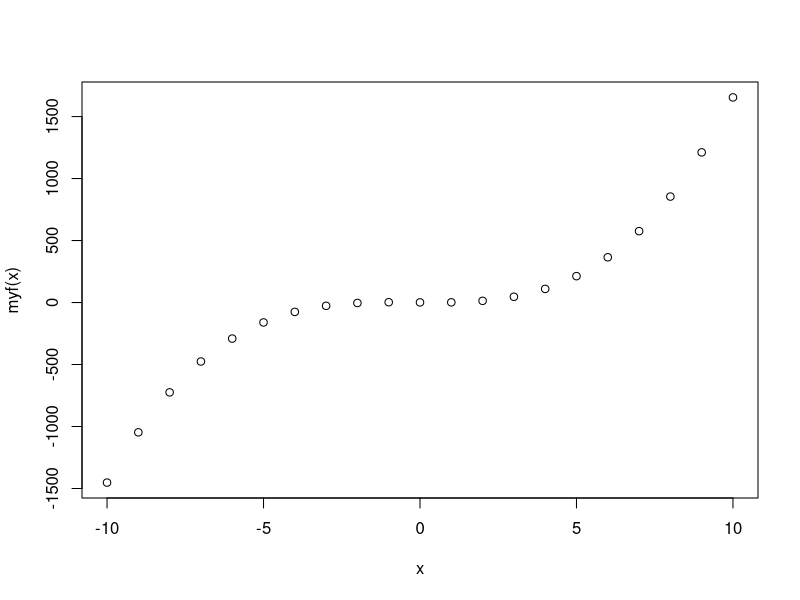
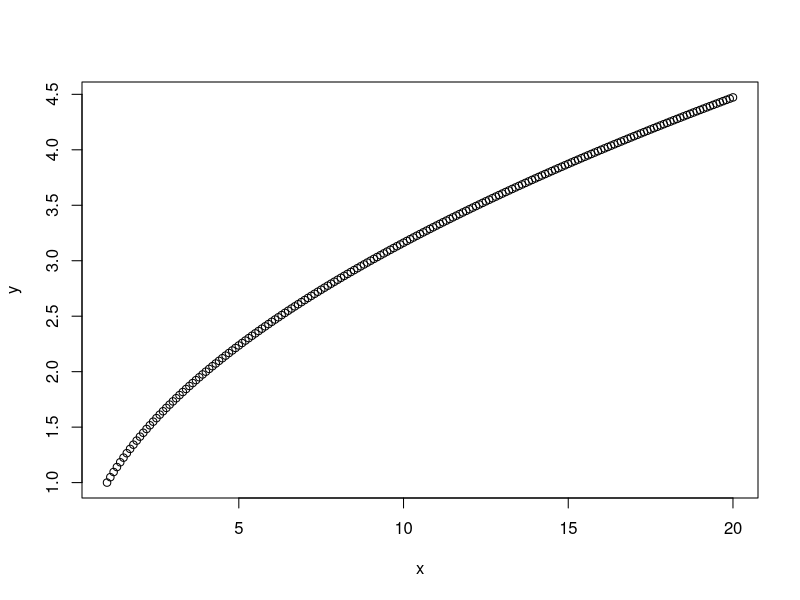
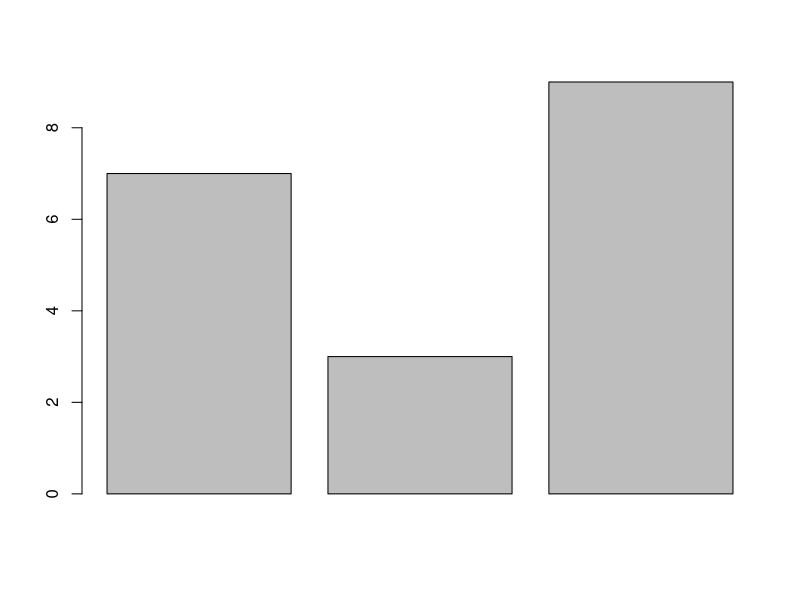
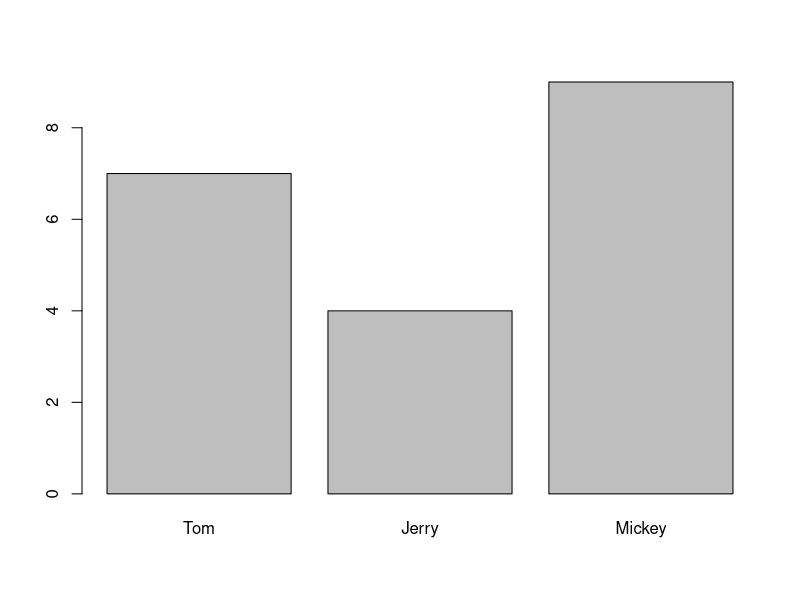

The R source for these figures, in order: (Note: this script raises an error after producing the figures.)
## ---- chunk 1
1 + 1
## ---- chunk 2
"Go Jacks"
## ---- chunk 3
3 < 4
## ---- chunk 4
2 + 2 == 5
## ---- chunk 5
T == TRUE
## ---- chunk 6
x = 42
## ---- chunk 7
x <- 42
## ---- chunk 8
x / 2
log(x)
x^2
sqrt(x)
x > 1
## ---- chunk 9
x <- "Go Jacks!"
## ---- chunk 10
x
## ---- chunk 11
x <- TRUE
## ---- chunk 12
sum(1, 3, 5)
## ---- chunk 13
rep("Yo ho!", times = 3)
## ---- chunk 14
x <- 5
1.57345 * x ^ 3 + x ^ 2 - 2 * x + 1
## ---- chunk 15
myf <- function(x) {
       y = 1.57345 * x ^ 3 + x ^ 2 - 2 * x + 1
       return(y)
}
## ---- chunk 16
myf(5)  # or myf(x = 5)
## ---- chunk 17
x <- - 10 : 10  # x now is a vector  with 21 numbers -10, -9, … 10
myf(x) 
plot(x, myf(x))  # see plot on the right.
## ---- chunk 18
#counts the number of even intergers in vec
evencount <- function(vec) {
  k <- 0 # assign o to i      #assign 0 to a count varialbe k
  for (i in vec) {            #set i to vec[1],vec[2],...
    if (i %% 2 == 0) k <- k + 1 # test if i is an even or odd number. %% is the modulo operator
  }
  return(k)                   #print the computed value of k
}
## ---- chunk 19
x=c(2, 5, 7, 8, 14, 12, 8, 3) #a vector
evencount(x)           #Call the function evencount(). 
## ---- chunk 20
myfun.globle <- function (x){
  y <- 1
  return(x - 2 * y)
}
myfun.globle(8)    # set x=8, and do the calculation: 8-2*y = 8-2*(1)=6
## ---- chunk 21
myfun.globle2 <- function (x, y = 1){ #y is set as 1 within the function by default.
  return(x - 2 * y)
 }
myfun.globle2(8)    #8-2*y = 8-2*(1)=6
## ---- chunk 22
fun1 <- function(x){
  k <- 0
  for (n in x) { 
    if (n < 0) k <- k + 1
  } 
  return(k/length(x))
}
x = rnorm(50)
y = rnorm(5000)
fun1(x)
fun1(y)
## ---- chunk 23
? sum 
## ---- chunk 24
example(min)
## ---- chunk 25
min(5:1, pi)  # -> one number
## ---- chunk 26
example(boxplot)  # bring example of boxplot
## ---- chunk 27
max(1, 3, 5)  # return the maximum value of a vector
## ---- chunk 28
x <- c(5, 2, 22, 11, 5)
x
## ---- chunk 29
c(1, TRUE, "three")
## ---- chunk 30
5:9
## ---- chunk 31
seq(from = 5, to = 9)
## ---- chunk 32
seq(from = 5, to = 9, by = .5)
## ---- chunk 33
seq(from = 5, to = 9, length = 15)
## ---- chunk 34
x[4]
x[2:4]
## ---- chunk 35
y <- x[2:4]
## ---- chunk 36
y <- x[2:4]; y
## ---- chunk 37
length(x)
## ---- chunk 38
max(x)
min(x)
sum(x)
mean(x)
median(x)
summary(x)
sd(x)
## ---- chunk 39
rank(x)
sort(x)
sort(x, decreasing = T)
## ---- chunk 40
diff(x)
## ---- chunk 41
rev(x)
## ---- chunk 42
log(x)
sqrt(x)
x^2
2*x + 1
## ---- chunk 43
y <- x[-2]
y
## ---- chunk 44
x <- c(5, 2, 22, 11, 5)     
x <- c(x[1:2], 100, x[3:5] )  #add an element 100 to x between elements 8 and 9
x                          #The value 100 is added to the previous vector x 
## ---- chunk 45
length(x)
## ---- chunk 46
x <- c(5, 2, 22, 11, 5) 
c(x, 7)
append(x, 7)
## ---- chunk 47
y <- c()
y
## ---- chunk 48
length(y)
## ---- chunk 49
x <- c(5, 2, 22, 11, 5) 
unique(x)
## ---- chunk 50
x <- c(5, 2, 22, 11, 5)
table(x)
## ---- chunk 51
x <- c(5, 2, 22, 11, 5)
which.max(x)
which.min(x)
## ---- chunk 52
x <- c(5, 2, 22, 11, 5)
which(x == 11)
## ---- chunk 53
x <- c(5, 2, 22, 11, 5)
x^2
## ---- chunk 54
which (x^2 > 100)
## ---- chunk 55
x <- c(5, 2, 22, 11, 5)
sample(x, 3)
## ---- chunk 56
x <- c(5, 2, 22, 11, 5)
names(x) <- c("David", "Breck", "Zach", "Amy", "John")
x
## ---- chunk 57
x["Amy"]
## ---- chunk 58
x <- c(5, 2, 22, 11, 5)
any(x < 10)
## ---- chunk 59
x <- c(5, 2, 22, 11, 5)
any(x < 0)
## ---- chunk 60
x <- c(5, 2, 22, 11, 5)
all(x < 10)
## ---- chunk 61
x <- c(5, 2, 22, 11, 5)
any(x > 0)
## ---- chunk 62
x>10
## ---- chunk 63
x <- c(NA, 2, -4, NA, 9, -1, 5)
x
## ---- chunk 64
y <- x[x < 0]
y
## ---- chunk 65
subset(x, x < 0)
## ---- chunk 66
x <- c(2, -3, 4, -1, -5, 6)
y <- ifelse(x > 0, 'Positive', 'Negative')
y
## ---- chunk 67
x <- c(3, 4, -6, 1, -2)
y <- ifelse (x < 0, abs(x), 2 * x + 1) 
y
## ---- chunk 68
x <- c(5, 2, 22, 11, 5)
y <- c(5, 11, 8)
z <- match(y, x)
z
## ---- chunk 69
is.na(x)
is.na(z)
## ---- chunk 70
sum(z)
## ---- chunk 71
? sum
## ---- chunk 72
sum(z, na.rm = TRUE)
## ---- chunk 73
# build up a vector of numbers greater than 10 in vector vec.x
vec.x <- c(40, 3, 11, 0, 9)
z1 <- NULL
for (i in vec.x) {
  if (i > 10) z1 <- c(z1, i)
}
z1

## ---- chunk 74
length(z1)
## ---- chunk 75
# build up a vector of numbers greater than 10 in vector vec.x
vec.x <- c(40, 3, 11, 0, 9)
z2 <- NA
for (i in vec.x) {
  if (i > 10) z2 <- c(z2, i)
}
z2
## ---- chunk 76
length(z2)
## ---- chunk 77
# Operation between x and a scalar
x <- c(1, 4, 8, 9, 10)
y <- 1
x+y

## ---- chunk 78
x <- c(1, 4, 8, 9, 10)
y <- c(1, 1, 1, 1, 1)
x+y
## ---- chunk 79
# Operation between two vectors with same length
x <- c(1, 4, 8, 9, 10)
y <- c(1, 2, 0, 3, 15)
x+y
## ---- chunk 80
x*y
## ---- chunk 81
x <- c(1, 4, 8, 9, 10)
y <- c(1, 2)
x+y
## ---- chunk 82
x <- c(1, 4, 8, 9, 10)
y <- c(1, 2, 1, 2, 1)
x+y
## ---- chunk 83
x <- seq(1, 20, 0.1)
y <- sqrt(x)
## ---- chunk 84
plot(x, y)
## ---- chunk 85
c(7, 3, 9)
## ---- chunk 86
fishes <- c(7, 3, 9)
fishes
## ---- chunk 87
barplot(fishes)  # see figure 6.1A
## ---- chunk 88
sum(fishes)
## ---- chunk 89
fishes[3]
## ---- chunk 90
fishes[2] <- fishes[2] + 1 
## ---- chunk 91
fishes[2] <- 4
fishes
## ---- chunk 92
fishes2 <- fishes - 1
fishes2
## ---- chunk 93
stolen <- c(0, 3, 4)  # a new vector
fishes2 - stolen
## ---- chunk 94
names(fishes) <- c("Tom", "Jerry", "Mickey")
## ---- chunk 95
fishes
barplot(fishes)   # see figure 6.1B
## ---- chunk 96
knitr::include_graphics("images/img0601_fish.png")
## ---- chunk 97
fishes["Jerry"]
## ---- chunk 98
2 * fishes
## ---- chunk 99
sum(fishes ^ 2)
## ---- chunk 100
m <- rbind(c(3, 4, 5), c(10, 13, 15)) # combine vectors by row
m
## ---- chunk 101
n <- cbind(c(3, 4, 5), c(10, 13, 15), c(3, 2, 1)) # combine vectors by column
n
## ---- chunk 102
s <- rbind(m,n)      #combine two matrices m and n by row
s
## ---- chunk 103
x <- matrix(seq(1:12), nrow = 4, ncol = 3)
x
## ---- chunk 104
y <- matrix(seq(1:12), nrow = 4)
y
## ---- chunk 105
z <- matrix(seq(1:12), nrow = 4, byrow = TRUE)    # fill matrix row-wise
z
## ---- chunk 106
w <- matrix(nrow = 4, ncol = 3)
w
## ---- chunk 107
w[1,1] <- 3
w[2,3] <- 100
w
## ---- chunk 108
x <- c(1, 5, 6, 9, 8, 10, 21, 15, 76)
x
## ---- chunk 109
class(x)
## ---- chunk 110
dim(x) <- c(3, 3)
x
## ---- chunk 111
class(x)
## ---- chunk 112
subset.iris <- iris[1:10, 1:4]
class(subset.iris)
## ---- chunk 113
x <- as.matrix(subset.iris)
class(x)
## ---- chunk 114
x <- matrix(c(1, 2, 3, 4, 5, 6), nrow = 2)
x
## ---- chunk 115
x^2                         #Squared each element in x
## ---- chunk 116
y <- t(x)                # transpose of x
y
## ---- chunk 117
x %*% y                  # Matrix Multiplication
## ---- chunk 118
#x - y                   # Matrix subtraction
## ---- chunk 119
y <- matrix(rep(1, 6), nrow = 2)    
y
## ---- chunk 120
x - y
## ---- chunk 121
z <- 2 * x + 5
z
## ---- chunk 122
x <- matrix(c(12, 34, 51, 27, 26, 10), ncol = 2)
x > 20
## ---- chunk 123
x[x > 20]
## ---- chunk 124
log.vau <- c(FALSE, TRUE, TRUE, TRUE, TRUE, FALSE)
x[log.vau]
## ---- chunk 125
x[1, ]                         # Get the first row of x
## ---- chunk 126
a <- as.matrix(iris[, 1:4])   #Take out the first 4 columns of iris and convert it to matrix.  
c <- a[5:10, 2:4]             # Extract a subset
c
## ---- chunk 127
x <- matrix(c(1, 2, 3, 4, 5, 6), nrow = 2)
c[1:2, ] <- x                 # Replace the first two rows of c with x
c
## ---- chunk 128
x <- as.matrix(iris[1:10, 1:4])
rowMeans(x)
## ---- chunk 129
colMeans(x)
## ---- chunk 130
rowSums(x)
## ---- chunk 131
colSums(x)
## ---- chunk 132
apply(x, 2, sd) # Calculate the standard deviation of each column in x 
## ---- chunk 133
apply(x, 1, median)  # Calculate the median of each row in x 
## ---- chunk 134
heatmap(x, scale = "column", margins = c(10,5))
## ---- chunk 135
find.min.posi <- function(x){
  y <- function(xcol){
    return(which.min(xcol))
  }
  return(apply(x, 2, y))
}
## ---- chunk 136
subset.iris <- as.matrix(iris[1:10, 1:4])
subset.iris
## ---- chunk 137
find.min.posi(subset.iris)
## ---- chunk 138
y <- rbind(c(1, 3, 5), c(2, 4, 6))
y

## ---- chunk 139
colnames(y) <- c('First.Col', 'Second.Col', 'Third.Col')
row.names(y) <- c('odd.number', 'even.number')
y
## ---- chunk 140
library(pixmap)
EINSTEIN <- read.pnm("EINSTEIN.pgm", cellres = 1)
plot(EINSTEIN)
## ---- chunk 141
str(EINSTEIN)
## ---- chunk 142
class(EINSTEIN@ grey)
## ---- chunk 143
EINSTEIN@ grey[3,4]
## ---- chunk 144
mosaic.plot <- function(image, yrange, xrange){
  length.y <- length(yrange)
  length.x <- length(xrange)
  image2 <- image
  whitenoise <- matrix(nrow = length.y, ncol = length.x, runif(length.y * length.x))
  image2@grey[yrange, xrange] <- whitenoise
  return(image2)
}
## ---- chunk 145
EINSTEIN.mosaic <- mosaic.plot(EINSTEIN, 175:249, 118:295)
plot(EINSTEIN.mosaic)
## ---- chunk 146
# Mona lisa 
library(pixmap)
mona.lisa <- read.pnm("mona_lisa.pgm", cellres = 1)
#str(mona.lisa)
#plot(mona.lisa)
#locator()
mona.lisa.mosaic <- mosaic.plot(mona.lisa, 60:85, 81:150)
plot(mona.lisa.mosaic)
## ---- chunk 147
y <- list(5, "John Doe", c(100, 7), mean) # a list with 4 components
y
## ---- chunk 148
y <- list(height = 5, name = "John Doe", BP = c(100, 77), fun = mean)  
y
## ---- chunk 149
x1 <- matrix(c(4, 2, 5, 6, 10, 9), ncol = 3) # create a matrix
x2 <- 8 : 1
x3 <- c(2.4, 5.1, 9.0, 4.4)
x4 <- c('u', 'v', 'w')
z <- list(x1, x2, x3, x4)
z
## ---- chunk 150
v <- list()         #Create an empty list
v[[1]] <- matrix(c(4, 2, 5, 6, 10, 9), ncol = 3)  # Assign a matrix to v[[1]]
v[[2]] <- 8 : 1    #Assign a vector to v[[2]]
v[[3]] <- x3       #Assign x3 to v[[3]] where x3 is defined as above
v[[4]] <- x4       #Assign x4 to v[[4]] where x4 is defined as above
v
## ---- chunk 151
y <- list(height = 5, name = "John Doe", BP = c(100, 77), fun = mean)
## ---- chunk 152
y[[3]]        #Specifing the number in a double square braket
## ---- chunk 153
y$BP          #Using $ sign
## ---- chunk 154
y[["BP"]]     #Using the tag
## ---- chunk 155
y[3]
class(y[3])
is.list(y[3])
## ---- chunk 156
y[[3]]
class(y[[3]])               #Get the class of y[[3]] 
is.list(y[[3]])           #Check if y[[3]] is a list or not
## ---- chunk 157
class(y[[4]])
## ---- chunk 158
y[[4]](c(1, 2, 3, 4, 5))          #Get the mean of 1, 2, 3, 4, 5
## ---- chunk 159
y <- list(height = 5, name = "John Doe", BP = c(100, 77), fun = mean)
y[[2]] <- "Mike"    #Change the 2nd component from "John Doe" to "Mike"
y[[4]] <- NULL      #Delete the 4th component by setting it to NULL
y
## ---- chunk 160
length(y)
## ---- chunk 161
y$class <- c("math", "art") #Add a class component
y
## ---- chunk 162
sales <- c(100, 105, 98, 112)
seasons <- c("Spring", "Summer", "Fall", "Winter")
sale.tag <- list()               #Create an empty list
sale.tag[seasons] <- sales
sale.tag
## ---- chunk 163
sale.tag <- list()               #Create an empty list
sale.tag[["Spring"]] <- 100
sale.tag[["Summer"]] <- 105
sale.tag[["Fall"]] <- 98
sale.tag[["Winter"]] <- 112
sale.tag
## ---- chunk 164
mean(unlist(sale.tag))
## ---- chunk 165
x <- list(c(10, 20, 30), c(4, 5, 6, 7, 8))
mean.x <- lapply(x, mean)
mean.x
## ---- chunk 166
mean.x.2 <- sapply(x, mean)
mean.x.2
## ---- chunk 167
class(mean.x)               
class(mean.x.2)             
is.vector(mean.x.2)
## ---- chunk 168
list.null <- list('art', NULL, c(2, 4, 6, 8))
list.null
list.null[sapply(list.null, is.null)] <- NULL
list.null
## ---- chunk 169
list.null <- list('art', NULL, c(2, 4, 6, 8))
list.null[[2]] <- NULL
list.null
## ---- chunk 170
customer <- list("Alex", "Brandon", "Alex", "Daniel", "Grace", "Mary", 
                 "Mary", "Alex", "Tom", "Grace")
## ---- chunk 171
loc.names <- function(f){
y <- unlist(f)                     # Flatten a list x into a vector y
x <- list()                        # Create an empty list
for (i in 1:length(y)){        
  c.name <- y[i]                   # Assign the ith element to c.name. 
  x[[c.name]] <- c(x[[c.name]],i)  # assign values to x[[c.name]]. c.name is the name of x.
}
return(x)
}
## ---- chunk 172
x <- list()
x[["Alex"]] <- 1
x
## ---- chunk 173
x[["Brandon"]] <- 1
x
## ---- chunk 174
x[["Alex"]] <- c(1, 3)
x
## ---- chunk 175
customer <- list("Alex", "Brandon", "Alex", "Daniel", "Grace", "Mary", 
                 "Mary", "Alex", "Tom", "Grace")
v1 <- loc.names(customer)
v1
## ---- chunk 176
v2 <- sapply(v1,length)     # Calculate the length of each component in v1
v2
## ---- chunk 177
sort(v2, decreasing = T)
## ---- chunk 178
r1 <- rnorm(100)  # Create 100 random numbers following Normal Distribution
r2 <- rnorm(100)
t.result <- t.test(r1, r2) # Run the t test. Test if the mean of r1 and r2 are same.
is.list(t.result) # Check if the t.result is a list
t.result  # A list holds all components of t-test
names(t.result) # Returns all tags of the t test result
t.result$p.value  # Retrieves  p-value for the test
t.result$estimate  # Returns mean of r1 and r2
## ---- chunk 179
pvalues <- rep(1, 500)  # define a vector containing 500 numbers, all equal to 1.
for (i in 1:500) {  # Loop: The values of i takes values from 1,2,3, …, 500
     result = t.test(rnorm(100), rnorm(100))    
     pvalues[i] = result$p.value  # p values are stored in the i-th element in the vector
}  
hist(pvalues)  # Histogram of p-values
summary(pvalues)   
sum(pvalues < 0.05)  # Number of p-value's which are less than 0.05. 
## ---- chunk 180
x <- iris
## ---- chunk 181
summary(x)
## ---- chunk 182
head(x)
tail(x)
## ---- chunk 183
dim(x)
## ---- chunk 184
nrow(x)
ncol(x)
## ---- chunk 185
colnames(x)
rownames(x)
## ---- chunk 186
str(x)
## ---- chunk 187
x[2, 3]
## ---- chunk 188
x[1:10, 2:4]
## ---- chunk 189
x[, 1]
## ---- chunk 190
x$Sepal.Length
## ---- chunk 191
mean(x$Sepal.Length)
## ---- chunk 192
y <- subset(x, Species == "setosa")
head(y)
subset(x, Sepal.Length > 7)
## ---- chunk 193
x$id <- 1:150
head(x)
## ---- chunk 194
y <- rnorm(150)
x2 <- cbind(x, y)
head(x2)
## ---- chunk 195
newRow <- c(1, 1, 1, 1, "setosa", 151)
x3 <- rbind(x, newRow)
tail(x3)
## ---- chunk 196
y <- x[order(x[, 1]), ]
head(y)
y <- x[rev(order(x[, 2])), ]
head(y)
## ---- chunk 197
boxplot(Sepal.Length ~ Species, x)
## ---- chunk 198
aggregate(. ~ Species, x, mean)
## ---- chunk 199
m <- aov(Sepal.Length ~ Species, x)
summary(m)
## ---- chunk 200
m <- lm(Sepal.Length ~ Sepal.Width + Petal.Length, x)
summary(m)
## ---- chunk 201
y <- data.frame(id = 1:100, rand = rnorm(100))
head(y)
tail(y)
## ---- chunk 202
z <- merge(x, y, by = "id")
head(z)
summary(z)
## ---- chunk 203
x <- "R is cool"
## ---- chunk 204
nchar(x)
## ---- chunk 205
paste(x, "!!")
## ---- chunk 206
substr(x, 6, 9)
## ---- chunk 207
strsplit(x, " ")
## ---- chunk 208
gsub("R", "Tim", x)
## ---- chunk 209
gsub(" .*", "", x)
## ---- chunk 210
grepl("is", x)
## ---- chunk 211
tolower(x)
toupper(x)
## ---- chunk 212
x <- c("ab", "cde", "d", "ab") 
## ---- chunk 213
x[2]
## ---- chunk 214
length(x)
## ---- chunk 215
unique(x)
## ---- chunk 216
duplicated(x)
## ---- chunk 217
nchar(x)
## ---- chunk 218
y <- c("ab", "e")
union(x, y)
## ---- chunk 219
intersect(x, y)
## ---- chunk 220
paste(x, "Q")
## ---- chunk 221
paste0(x, "Q")
## ---- chunk 222
paste(x, collapse = " ")
## ---- chunk 223
DNA <- "taaCCATTGtaaGAACATGGTTGTCcaaaCAAGATGCTAGT"
## ---- chunk 224
DNA <- toupper(DNA)
## ---- chunk 225
segs <- strsplit(DNA, "ATG")
## ---- chunk 226
segs <- unlist(segs)   
segs  # a vector of strings
segs[1]  # first segment
